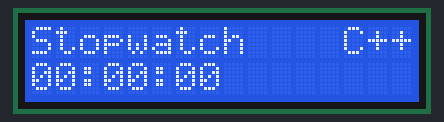
The program below on a simulated Arduino Uno, built with avr-gcc and run on an emulated ATmega328P. On the bench: 16×2 character LCD.

Above: at 0.1 s.
At 4.1 s:
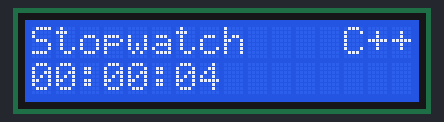
At 9.1 s:
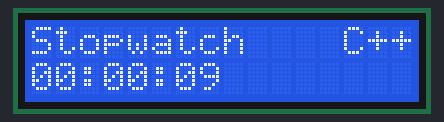
At 19.1 s:
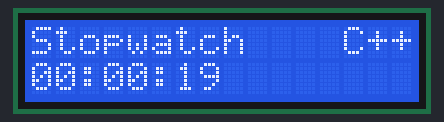
At 29.1 s:
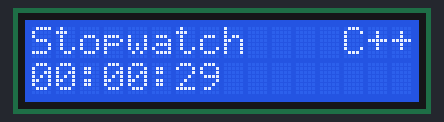
At 39.1 s:
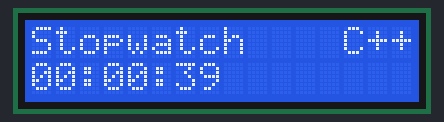

Measured:
- what the display in image 1 shows lasts 1.0 s, from 4.0 s to 5.0 s

The program:

main.cpp
```cpp
#include <Arduino.h>
#include <LiquidCrystal_I2C.h>

#define COLUMNS 16
#define LINES 2
#define ADDRESS 0x20

unsigned long previousMillis = 0;
unsigned int seconds = 0;
unsigned int minutes = 0;
unsigned int hours = 0;

LiquidCrystal_I2C lcd(ADDRESS, COLUMNS, LINES);

void setup()
{
  lcd.init();
  lcd.backlight();
  lcd.clear();
  lcd.setCursor(0, 0);
  lcd.print("Stopwatch");
  lcd.setCursor(13, 0);
  lcd.print("C++");
  lcd.setCursor(0, 1);
  lcd.print("00:00:00");
}

void loop()
{
  unsigned long currentMillis = millis();

  if (currentMillis - previousMillis >= 1000) {
    previousMillis = currentMillis;
    seconds++;

    if (seconds > 59) {
      seconds = 0;
      minutes++;
      if (minutes > 59) {
        minutes = 0;
        hours++;
      }
    }

    lcd.setCursor(0, 1);
    if (hours < 10) lcd.print("0");
    lcd.print(hours);
    lcd.print(":");

    if (minutes < 10) lcd.print("0");
    lcd.print(minutes);
    lcd.print(":");

    if (seconds < 10) lcd.print("0");
    lcd.print(seconds);
  }
}
```
